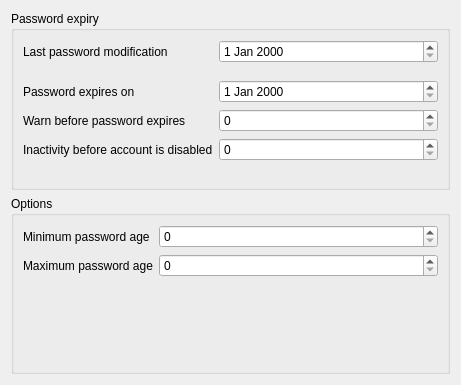
<?xml version="1.0" encoding="UTF-8"?>
<ui version="4.0">
 <class>posixAccount</class>
 <widget class="QWidget" name="posixAccount">
  <property name="geometry">
   <rect>
    <x>0</x>
    <y>0</y>
    <width>461</width>
    <height>385</height>
   </rect>
  </property>
  <property name="windowTitle">
   <string>Shadow</string>
  </property>
  <property name="windowIcon">
   <iconset resource="resources/user-shadow.qrc">
    <normaloff>:/images/user-shadow.png</normaloff>:/images/user-shadow.png</iconset>
  </property>
  <layout class="QGridLayout" name="gridLayout_3">
   <item row="0" column="0">
    <widget class="QGroupBox" name="shadowBox">
     <property name="title">
      <string>Password expiry</string>
     </property>
     <layout class="QGridLayout" name="gridLayout">
      <item row="0" column="0">
       <layout class="QFormLayout" name="formLayout">
        <item row="0" column="0">
         <widget class="QLabel" name="shadowLastChangeLabel">
          <property name="text">
           <string>Last password modification</string>
          </property>
          <property name="buddy">
           <cstring>shadowLastChangeEdit</cstring>
          </property>
         </widget>
        </item>
        <item row="0" column="1">
         <widget class="QDateEdit" name="shadowLastChangeEdit"/>
        </item>
        <item row="1" column="0">
         <spacer name="verticalSpacer">
          <property name="orientation">
           <enum>Qt::Vertical</enum>
          </property>
          <property name="sizeType">
           <enum>QSizePolicy::Minimum</enum>
          </property>
          <property name="sizeHint" stdset="0">
           <size>
            <width>20</width>
            <height>5</height>
           </size>
          </property>
         </spacer>
        </item>
        <item row="2" column="0">
         <widget class="QLabel" name="shadowExpireLabel">
          <property name="text">
           <string>Password expires on</string>
          </property>
          <property name="buddy">
           <cstring>shadowExpireEdit</cstring>
          </property>
         </widget>
        </item>
        <item row="2" column="1">
         <widget class="QDateEdit" name="shadowExpireEdit"/>
        </item>
        <item row="3" column="0">
         <widget class="QLabel" name="shadowWarningLabel">
          <property name="toolTip">
           <string>Specifies the number of days before the password expires that the user is warned.</string>
          </property>
          <property name="text">
           <string>Warn before password expires</string>
          </property>
          <property name="buddy">
           <cstring>shadowWarningEdit</cstring>
          </property>
         </widget>
        </item>
        <item row="3" column="1">
         <widget class="QSpinBox" name="shadowWarningEdit">
          <property name="toolTip">
           <string>Specifies the number of days before the password expires that the user is warned.</string>
          </property>
         </widget>
        </item>
        <item row="4" column="0">
         <widget class="QLabel" name="shadowInactiveLabel">
          <property name="toolTip">
           <string>Specifies the number of days of inactivity allowed for the specified user.</string>
          </property>
          <property name="text">
           <string>Inactivity before account is disabled</string>
          </property>
          <property name="buddy">
           <cstring>shadowInactiveEdit</cstring>
          </property>
         </widget>
        </item>
        <item row="4" column="1">
         <widget class="QSpinBox" name="shadowInactiveEdit">
          <property name="toolTip">
           <string>Specifies the number of days of inactivity allowed for the specified user.</string>
          </property>
         </widget>
        </item>
       </layout>
      </item>
     </layout>
    </widget>
   </item>
   <item row="1" column="0">
    <widget class="QGroupBox" name="groupBox">
     <property name="title">
      <string>Options</string>
     </property>
     <layout class="QGridLayout" name="gridLayout_2">
      <item row="0" column="0">
       <layout class="QFormLayout" name="formLayout_2">
        <item row="0" column="0">
         <widget class="QLabel" name="shadowMinLabel">
          <property name="toolTip">
           <string>Specifies the minimum number of days required between password changes.</string>
          </property>
          <property name="text">
           <string>Minimum password age</string>
          </property>
          <property name="buddy">
           <cstring>shadowMinEdit</cstring>
          </property>
         </widget>
        </item>
        <item row="0" column="1">
         <widget class="QSpinBox" name="shadowMinEdit">
          <property name="toolTip">
           <string>Specifies the minimum number of days required between password changes.</string>
          </property>
         </widget>
        </item>
        <item row="1" column="0">
         <widget class="QLabel" name="shadowMaxLabel">
          <property name="toolTip">
           <string>Specifies the maximum number of days the password is valid.</string>
          </property>
          <property name="text">
           <string>Maximum password age</string>
          </property>
          <property name="buddy">
           <cstring>shadowMaxEdit</cstring>
          </property>
         </widget>
        </item>
        <item row="1" column="1">
         <widget class="QSpinBox" name="shadowMaxEdit">
          <property name="toolTip">
           <string>Specifies the maximum number of days the password is valid.</string>
          </property>
         </widget>
        </item>
       </layout>
      </item>
     </layout>
    </widget>
   </item>
  </layout>
 </widget>
 <resources>
  <include location="resources/user-shadow.qrc"/>
 </resources>
 <connections>
  <connection>
   <sender>shadowLastChangeEdit</sender>
   <signal>textChanged(QString)</signal>
   <receiver>posixAccount</receiver>
   <slot>property_shadowLastChange()</slot>
   <hints>
    <hint type="sourcelabel">
     <x>20</x>
     <y>20</y>
    </hint>
    <hint type="destinationlabel">
     <x>20</x>
     <y>20</y>
    </hint>
   </hints>
  </connection>
  <connection>
   <sender>shadowMinEdit</sender>
   <signal>textChanged(QString)</signal>
   <receiver>posixAccount</receiver>
   <slot>property_shadowMin()</slot>
   <hints>
    <hint type="sourcelabel">
     <x>20</x>
     <y>20</y>
    </hint>
    <hint type="destinationlabel">
     <x>20</x>
     <y>20</y>
    </hint>
   </hints>
  </connection>
  <connection>
   <sender>shadowMaxEdit</sender>
   <signal>textChanged(QString)</signal>
   <receiver>posixAccount</receiver>
   <slot>property_shadowMax()</slot>
   <hints>
    <hint type="sourcelabel">
     <x>20</x>
     <y>20</y>
    </hint>
    <hint type="destinationlabel">
     <x>20</x>
     <y>20</y>
    </hint>
   </hints>
  </connection>
  <connection>
   <sender>shadowWarningEdit</sender>
   <signal>textChanged(QString)</signal>
   <receiver>posixAccount</receiver>
   <slot>property_shadowWarning()</slot>
   <hints>
    <hint type="sourcelabel">
     <x>20</x>
     <y>20</y>
    </hint>
    <hint type="destinationlabel">
     <x>20</x>
     <y>20</y>
    </hint>
   </hints>
  </connection>
  <connection>
   <sender>shadowInactiveEdit</sender>
   <signal>textChanged(QString)</signal>
   <receiver>posixAccount</receiver>
   <slot>property_shadowInactive()</slot>
   <hints>
    <hint type="sourcelabel">
     <x>20</x>
     <y>20</y>
    </hint>
    <hint type="destinationlabel">
     <x>20</x>
     <y>20</y>
    </hint>
   </hints>
  </connection>
  <connection>
   <sender>shadowExpireEdit</sender>
   <signal>textChanged(QString)</signal>
   <receiver>posixAccount</receiver>
   <slot>property_shadowExpire()</slot>
   <hints>
    <hint type="sourcelabel">
     <x>20</x>
     <y>20</y>
    </hint>
    <hint type="destinationlabel">
     <x>20</x>
     <y>20</y>
    </hint>
   </hints>
  </connection>
 </connections>
</ui>
